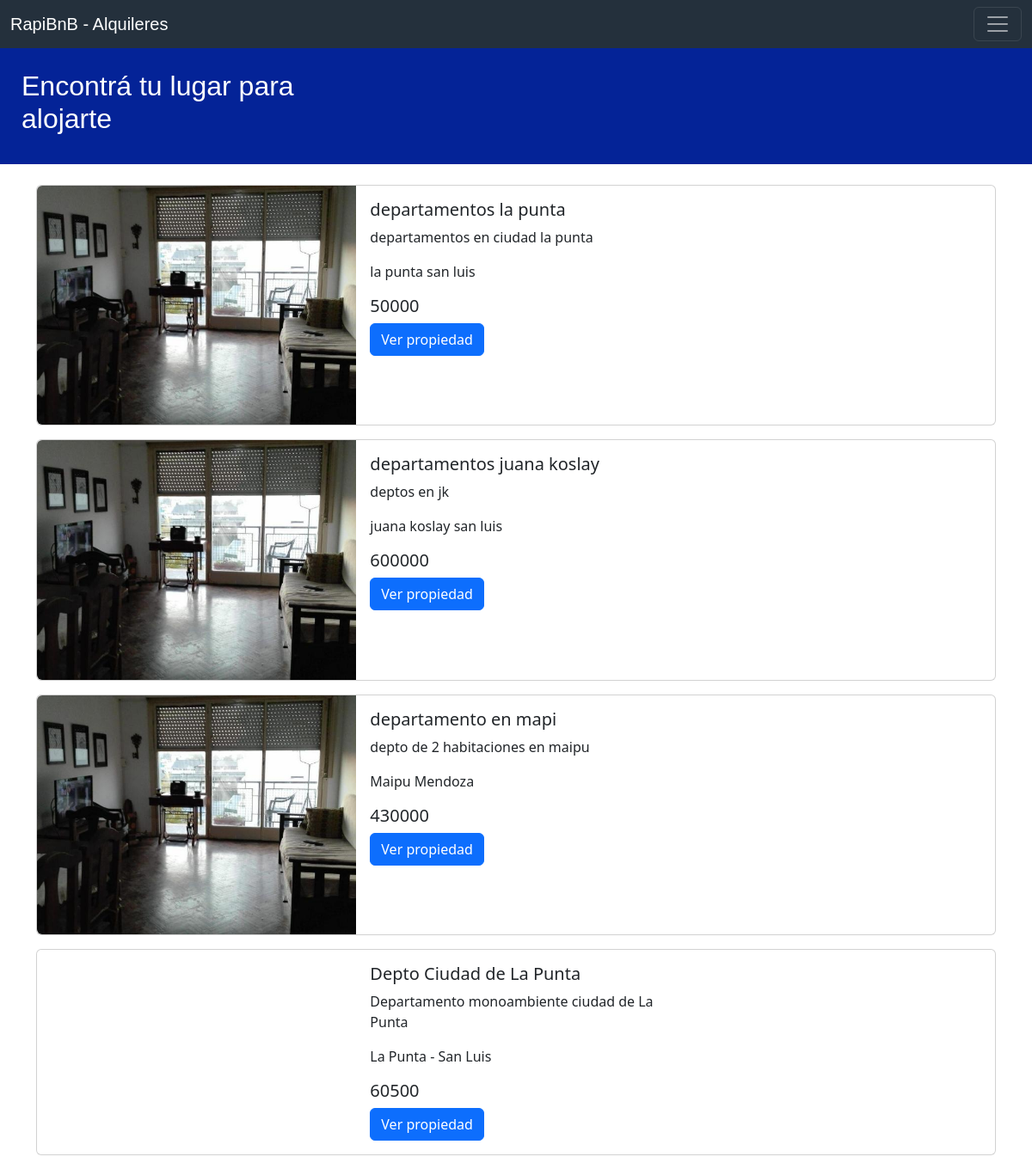
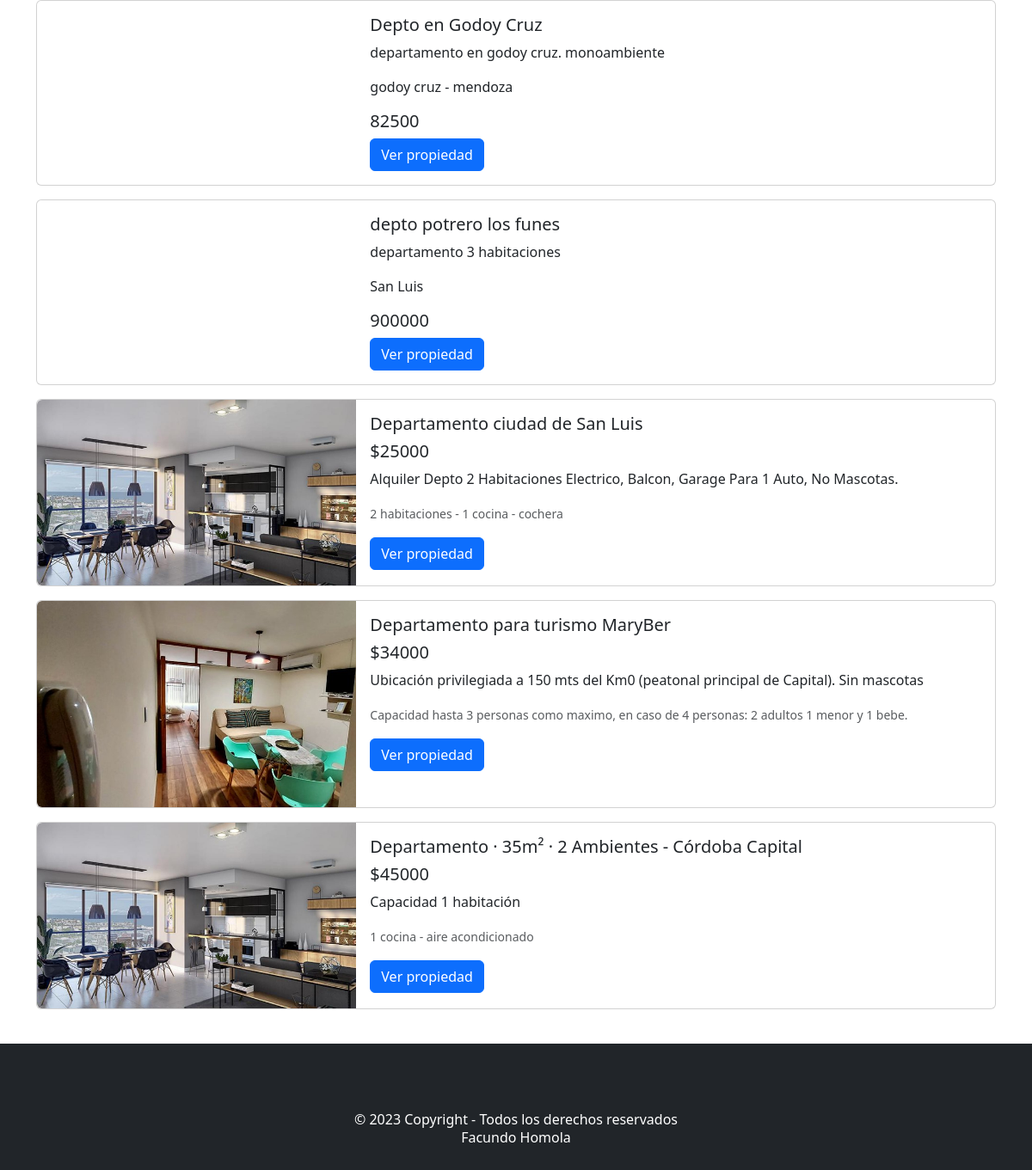
The app's page /index.php (signed in) with its own data (2 pictures, top to bottom).
### tables this page shows
CREATE TABLE `alquileres` (
  `id` int(11) NOT NULL,
  `titulo` varchar(250) NOT NULL,
  `descripcion` text NOT NULL,
  `ubicacion` varchar(250) NOT NULL,
  `servicios` varchar(250) NOT NULL,
  `costo` int(11) NOT NULL,
  `tminimo` date NOT NULL,
  `tmaximo` date NOT NULL,
  `cupo` int(11) NOT NULL,
  `id_user` int(11) NOT NULL
);

CREATE TABLE `usuarios` (
  `id_user` int(11) NOT NULL,
  `nombre` varchar(250) NOT NULL,
  `edad` int(11) NOT NULL,
  `telefono` varchar(50) NOT NULL,
  `descripcion` text NOT NULL,
  `imagen` varchar(250) NOT NULL,
  `user` varchar(250) NOT NULL,
  `pass` varchar(250) NOT NULL
);

CREATE TABLE `fotos` (
  `id_foto` int(11) NOT NULL,
  `nombre` varchar(250) NOT NULL,
  `id_alquiler` int(11) NOT NULL
);

### index.php (the view, shortened to what this page needs)
<!DOCTYPE html>
<html lang="en">
<head>
    <link href="css/bootstrap.min.css" rel="stylesheet">
    <link href="css/style.css" rel="stylesheet">
</head>
<body>
<?php
    require('includes/header.php');
?>
<div class="container-fluid" style="background-color: #042397; padding: 25px; margin-bottom: 2%; color: #fff; font-family: 'Gill Sans', 'Gill Sans MT', Calibri, 'Trebuchet MS', sans-serif;">
    <div class="row">
        <div class="col-md-4 col-lg-4">
            <h2>Encontrá tu lugar para alojarte</h2>
        </div>
    </div>
</div>
<section class="container-lg" id="posts">
<?php
    $sql_alquiler = "SELECT * FROM alquileres";
    $result_alquiler = mysqli_query($conexion, $sql_alquiler);
    while ($mostrar_alquiler = mysqli_fetch_array($result_alquiler)) {
        $id_alquiler = $mostrar_alquiler['id'];
        $id_user = $mostrar_alquiler['id_user'];
?>
    <div class="row">
        <div class="col-12 col-lg-12 col-md-12 col-sm-12">
            <div class="card mb-3" style="max-width: 100%;">
                <div class="row g-0">
                    <div class="col-md-4">
                        <?php
                            $sql_user = "SELECT * FROM usuarios WHERE id_user = '$id_user'";
                            $result_user = mysqli_query($conexion, $sql_user);
                            $mostrar_user = mysqli_fetch_array($result_user);
                            $usuario = $mostrar_user['user'];
                        ?>
                        <?php
                            $sql_foto = "SELECT * FROM fotos WHERE id_alquiler = '$id_alquiler'";
                            $result_foto = mysqli_query($conexion, $sql_foto);
                            $mostrar_foto = mysqli_fetch_array(($result_foto));
                            $img = $mostrar_foto['nombre'];
                            $ruta = "files/" . $usuario . "/" . $id_alquiler . "/". $img;
                        ?>
                        <img src=" <?php echo $ruta; ?> " class="img-fluid rounded-start" alt="">
                    </div>
                    <div class="m-3 col-md-4">
                        <h5 class="card-title"> <?php echo $mostrar_alquiler['titulo']; ?> </h5>
                        <p class="card-text"> <?php echo $mostrar_alquiler['descripcion']; ?> </p>
                        <p class="card-text"> <?php echo $mostrar_alquiler['ubicacion']; ?> </p>
                        <h5 class="card-title"> <?php echo $mostrar_alquiler['costo']; ?> </h5>
                        <a href="propiedad.php?idalquiler=<?php echo $id_alquiler; ?>" class="btn btn-primary">Ver propiedad</a>
                    </div>
                </div>
            </div>
        </div>
    </div>
<?php
    }
?>
<div class="row">
    <div class="col-12 col-lg-12 col-md-12 col-sm-12">
        <div class="card mb-3" style="max-width: 100%;">
            <div class="row g-0">
                <div class="col-md-4">
                    <img src="usuarios/usuario1/post-1/img-1.jpg" class="img-fluid rounded-start" alt="...">
                </div>
                <div class="col-md-8">
                    <div class="card-body">
                        <h5 class="card-title">Departamento ciudad de San Luis</h5>
                        <h5 class="card-title">$25000</h5>
                        <p class="card-text">Alquiler Depto 2 Habitaciones Electrico, Balcon, Garage Para 1 Auto, No Mascotas.</p>
                        <p class="card-text"><small class="text-body-secondary">2 habitaciones - 1 cocina - cochera</small></p>
                        <a href="usuarios/usuario1/post-1/post1.php" class="btn btn-primary">Ver propiedad</a>
                    </div>
                </div>
            </div>
        </div>
    </div>
</div>
<div class="row">
    <div class="col-12 col-lg-12 col-md-12 col-sm-12">
        <div class="card mb-3" style="max-width: 100%;">
            <div class="row g-0">
                <div class="col-md-4">
                    <img src="usuarios/usuario2/post1/img-mdz-1.jpeg" class="img-fluid rounded-start" alt="...">
                </div>
                <div class="col-md-8">
                    <div class="card-body">
                        <h5 class="card-title">Departamento para turismo MaryBer</h5>
                        <h5 class="card-title">$34000</h5>
                        <p class="card-text">Ubicación privilegiada a 150 mts del Km0 (peatonal principal de Capital). Sin mascotas</p>
                        <p class="card-text"><small class="text-body-secondary">Capacidad hasta 3 personas como maximo, en caso de 4 personas: 2 adultos 1 menor y 1 bebe.</small></p>
                        <a href="usuarios/usuario2/post1/post1.php" class="btn btn-primary">Ver propiedad</a>
                    </div>
                </div>
            </div>
        </div>
    </div>
</div>
<div class="row">
    <div class="col-12 col-lg-12 col-md-12 col-sm-12">
        <div class="card mb-3" style="max-width: 100%;">
            <div class="row g-0">
                <div class="col-md-4">
                    <img src="usuarios/usuario1/post-1/img-1.jpg" class="img-fluid rounded-start" alt="...">
                </div>
                <div class="col-md-8">
                    <div class="card-body">
                        <h5 class="card-title">Departamento · 35m² · 2 Ambientes - Córdoba Capital</h5>
                        <h5 class="card-title">$45000</h5>
                        <p class="card-text">Capacidad 1 habitación</p>
                        <p class="card-text"><small class="text-body-secondary">1 cocina - aire acondicionado</small></p>
                        <a href="usuarios/usuario3/post1/post1.php" class="btn btn-primary">Ver propiedad</a>
                    </div>
                </div>
            </div>
        </div>
    </div>
</div>
</section>
<?php
    require('includes/footer.php');
?>
</body>
</html>

### css/style.css (style rules this page uses)
* { margin: 0; padding: 0; box-sizing: border-box; }

### records on screen
alquileres: id_user+id (picture), titulo "departamentos la punta", descripcion "departamentos en ciudad la punta", ubicacion "la punta san luis", costo "50000"
alquileres: id_user+id (picture), titulo "departamentos juana koslay", descripcion "deptos en jk", ubicacion "juana koslay san luis", costo "600000"
alquileres: id_user+id (picture), titulo "departamento en mapi", descripcion "depto de 2 habitaciones en maipu", ubicacion "Maipu Mendoza", costo "430000"
alquileres: titulo "Depto Ciudad de La Punta", descripcion "Departamento monoambiente ciudad de La Punta", ubicacion "La Punta - San Luis", costo "60500"
alquileres: titulo "Depto en Godoy Cruz", descripcion "departamento en godoy cruz. monoambiente", ubicacion "godoy cruz - mendoza", costo "82500"
alquileres: titulo "depto potrero los funes", descripcion "departamento 3 habitaciones", ubicacion "San Luis", costo "900000"
